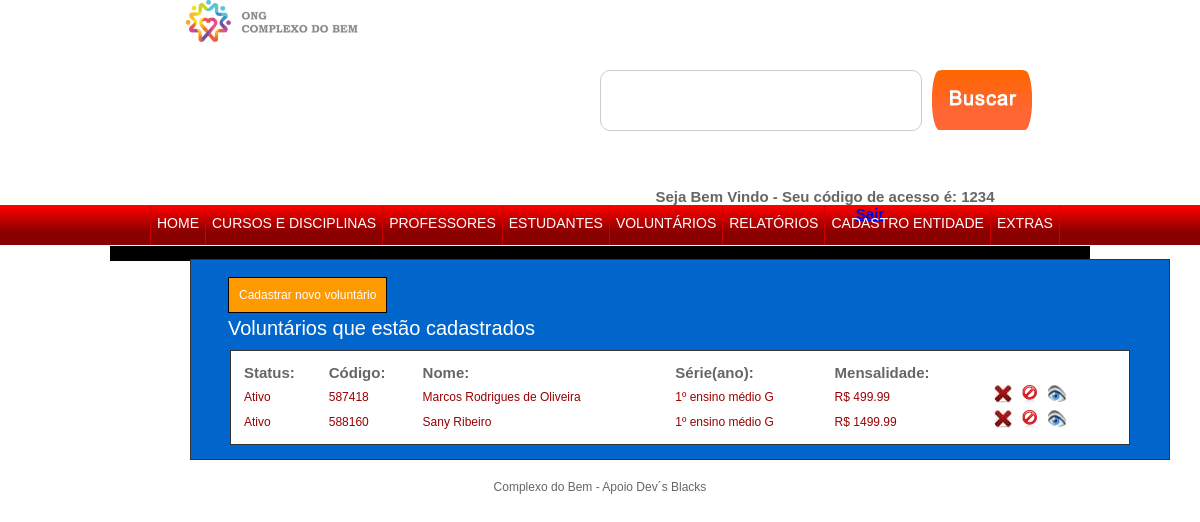
/admin/voluntarios.php?pg=todos (signed in), run on the app's committed database.
### tables this page shows
CREATE TABLE `voluntarios` (
  `id` int(11) NOT NULL,
  `code` varchar(255) NOT NULL,
  `status` varchar(255) NOT NULL,
  `nome` varchar(255) NOT NULL,
  `cpf` varchar(255) NOT NULL,
  `rg` varchar(255) NOT NULL,
  `nascimento` varchar(255) NOT NULL,
  `mae` varchar(255) NOT NULL,
  `pai` varchar(255) NOT NULL,
  `estado` varchar(255) NOT NULL,
  `cidade` varchar(255) NOT NULL,
  `bairro` varchar(255) NOT NULL,
  `endereco` varchar(255) NOT NULL,
  `complemento` varchar(255) NOT NULL,
  `cep` varchar(255) NOT NULL,
  `tel_residencial` varchar(255) NOT NULL,
  `celular` varchar(255) NOT NULL,
  `tel_amigo` varchar(255) NOT NULL,
  `serie` varchar(255) NOT NULL,
  `turno` varchar(255) NOT NULL,
  `atendimento_especial` varchar(255) NOT NULL,
  `mensalidade` varchar(255) NOT NULL,
  `vencimento` varchar(255) NOT NULL,
  `tel_cobranca` varchar(255) NOT NULL,
  `obs` text NOT NULL
);

### admin/voluntarios.php (the view, shortened to what this page needs)
<!DOCTYPE html PUBLIC "-//W3C//DTD XHTML 1.0 Transitional//EN" "http://www.w3.org/TR/xhtml1/DTD/xhtml1-transitional.dtd">
<html xmlns="http://www.w3.org/1999/xhtml">
<head>
<link rel="stylesheet" type="text/css" href="css/estudantes.css"/>
</head>
<body>
<?php require "topo.php"; ?>
<div id="caixa_preta">
</div>
<?php if(@$_GET['pg'] == 'todos'){ ?>
<div id="box_aluno">
 <br /><br />
 <a class="a2" href="voluntarios.php?pg=cadastra&bloco=1">Cadastrar novo voluntário</a>
 <h1>Voluntários que estão cadastrados</h1>
<?php
$sql_1 = "SELECT * FROM voluntarios WHERE nome != ''";
$consulta = mysqli_query($conexao, $sql_1);
if(mysqli_num_rows($consulta) == ''){
	echo "<h2>Não exisite nenhum volutário cadastrado no momento</h2>";
}else{
?>
    <table width="900" border="0">
      <tr>
        <td><strong>Status:</strong></td>
        <td><strong>Código:</strong></td>
        <td><strong>Nome:</strong></td>
        <td><strong>Série(ano):</strong></td>
        <td><strong>Mensalidade:</strong></td>
        <td></td>
      </tr>
      <?php while($res_1 = mysqli_fetch_assoc($consulta)){ ?>
      <tr>
        <td><h3><?php echo $res_1['status']; ?></h3></td>
        <td><h3><?php echo $res_1['code']; ?></h3></td>
        <td><h3><?php echo $res_1['nome']; ?></h3></td>
        <td><h3><?php echo $res_1['serie']; ?></h3></td>
        <td><h3>R$ <?php echo $res_1['mensalidade']; ?></h3></td>
        <td></td>
        <td>
        <a class="a" href="voluntarios.php?pg=todos&func=deleta&id=<?php echo $res_1['id']; ?>&code=<?php echo $res_1['code']; ?>"><img title="Excluir voluntário(a)" src="img/deleta.jpg" width="18" height="18" border="0"></a>
        <?php if($res_1['status'] == 'Ativo'){?>
        <a class="a" href="voluntarios.php?pg=todos&func=inativa&id=<?php echo $res_1['id']; ?>&code=<?php echo $res_1['code']; ?>"><img title="Inativar voluntário(a)" src="../img/ico_bloqueado.png" width="18" height="18" border="0"></a>
        <?php } ?>
        <a class="a" rel='superbox[iframe][800x600]' href="mostrar_resultado.php?q=<?php echo $res_1['code']; ?>&s=aluno&curso=<?php echo $res_1['serie']; ?>"><img title="Informações detalhada deste voluntário(a)" src="../img/visualizar16.gif" width="18" height="18" border="0"></a>
        </td>
      </tr>
      <?php } ?>
    </table>
    <br />
<?php }  ?>
</div>
<?php } ?>
<?php require "rodape.php"; ?>
</body>
</html>

### admin/css/estudantes.css (style rules this page uses)
#caixa_preta { background:#000; width:980px; margin:18px auto; height:15px; }
#box_aluno { width:978px; background:#06C; height:auto; float:left; text-align:left; margin:-20px 0 20px 190px; border:1px solid #333; }
#box_aluno .a2 { font:12px Arial, Helvetica, sans-serif; margin:30px 0 10px 37px; color:#FFF; background:#F90; text-decoration:none; padding:10px; border:1px solid #000; }
#box_aluno h1 { font:20px Arial, Helvetica, sans-serif; margin:15px 0 10px 37px; color:#FFF; }
#box_aluno table { border:1px solid #333; padding:10px; background:#FFF; margin:0 0 10px 0; margin:auto; font:15px Arial, Helvetica, sans-serif; text-align:left; }
#box_aluno h3 { font:12px Arial, Helvetica, sans-serif; margin:2px 0 0 0; color:#900; }
#box_aluno .a { margin:0 5px 0 0; }

### admin/css/topo.css (style rules this page uses)
body { padding:0; margin:0; }

### admin/css/rodape.css (style rules this page uses)
body { text-align:center; font:12px Arial, Helvetica, sans-serif; color:#666; }

### data on the page
voluntarios: status "Ativo", code "587418", nome "Marcos Rodrigues de Oliveira", serie "1º ensino médio G", mensalidade "499.99"
voluntarios: status "Ativo", code "588160", nome "Sany Ribeiro", serie "1º ensino médio G", mensalidade "1499.99"
